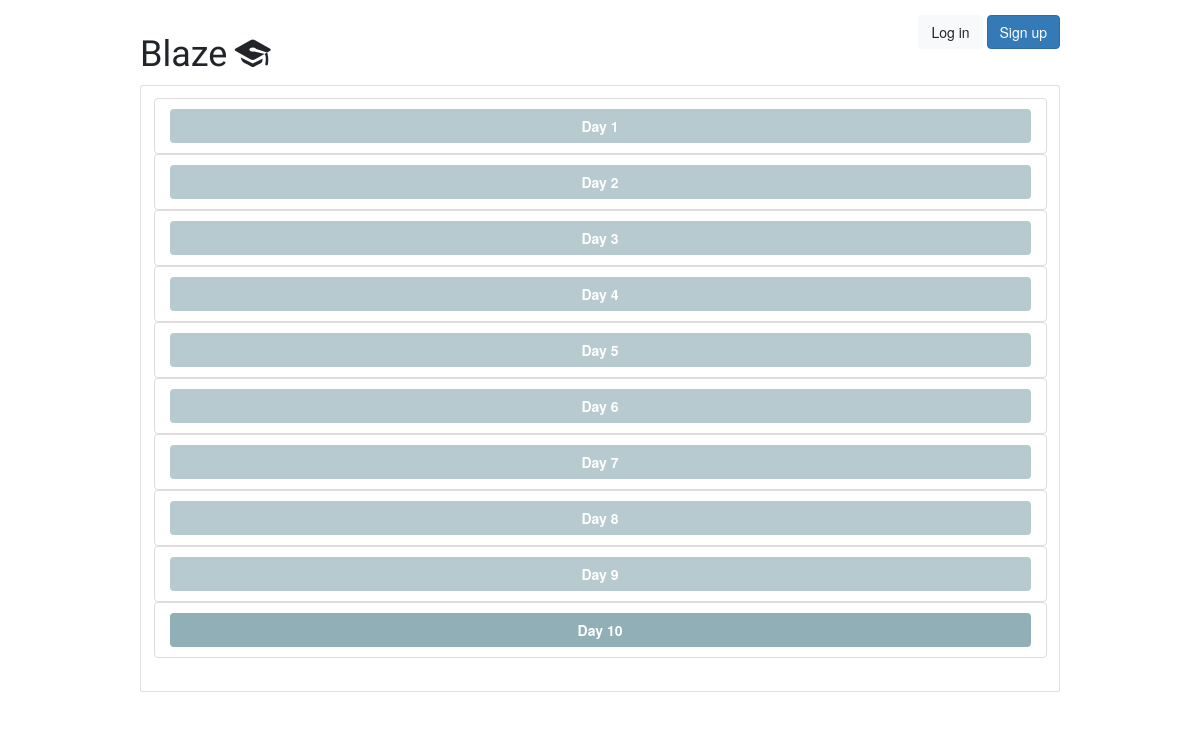
The page /teachers/attendanceDay on the database as committed earlier.
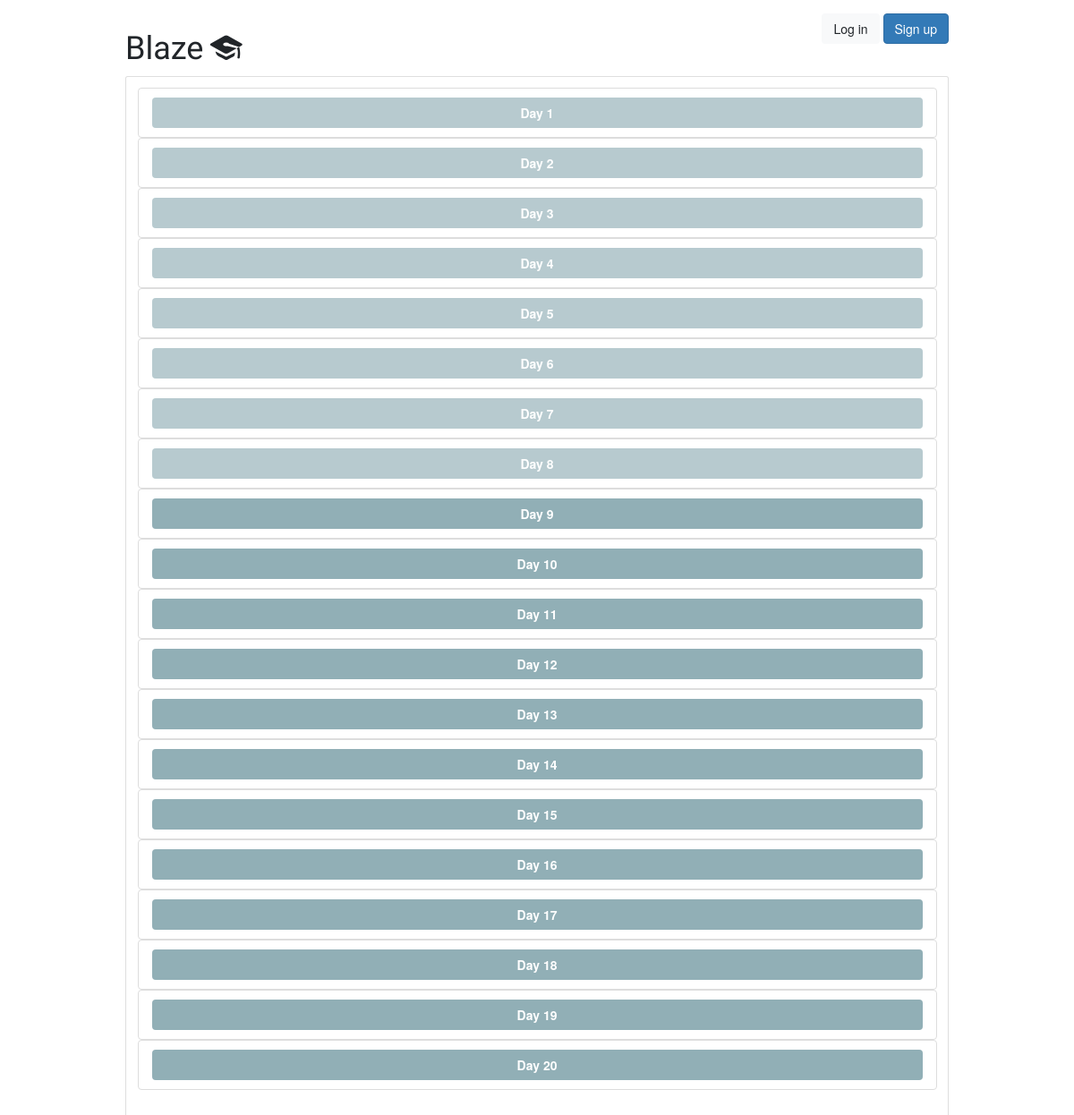
The same page on the database as committed later.
### classroom/models.py (models this page shows, shortened)
class Day(models.Model):
    day_title = models.CharField(max_length=20)
    checked = models.BooleanField(default=False)
    day_number = models.IntegerField(default=1)

### classroom/views/teachers.py (the view)
# urls.py: path('attendanceDay', teachers.AttendanceDays.as_view(), name='attendance_days'),
class AttendanceDays(TemplateView):
    template_name = 'classroom/teachers/attendance_days.html'
    def get_context_data(self, **kwargs):
        days = Day.objects.all()
        super(AttendanceDays, self).get_context_data(**kwargs)
        context = {'days': days}
        return context

### templates/classroom/teachers/attendance_days.html
{% extends 'base.html' %}
{% load static %}
{% block content %}
<ul class="list-group">
{% for day in days %}
    <a href="{% url 'classroom:attendance' pk=day.pk %}">
    {% if day.checked == True %}
  <li class="list-group-item justify-content-center"><button class="btn btn-block btn-student" disabled><b>{{ day.day_title }}</b></button></li>
    {% else %}
  <li class="list-group-item justify-content-center"><button class="btn btn-block btn-student" ><b>{{ day.day_title }}</b></button></li>
    {% endif %}
    </a>
{% endfor %}
</ul>
{% endblock %}

Rows that differ between the two databases and show on the page:
changed Day "Day 9": checked True → False (drawn)
added Day: day_title "Day 11"
added Day: day_title "Day 12"
added Day: day_title "Day 13"
added Day: day_title "Day 14"
added Day: day_title "Day 15"
added Day: day_title "Day 16"
added Day: day_title "Day 17"
added Day: day_title "Day 18"
added Day: day_title "Day 19"
added Day: day_title "Day 20"
